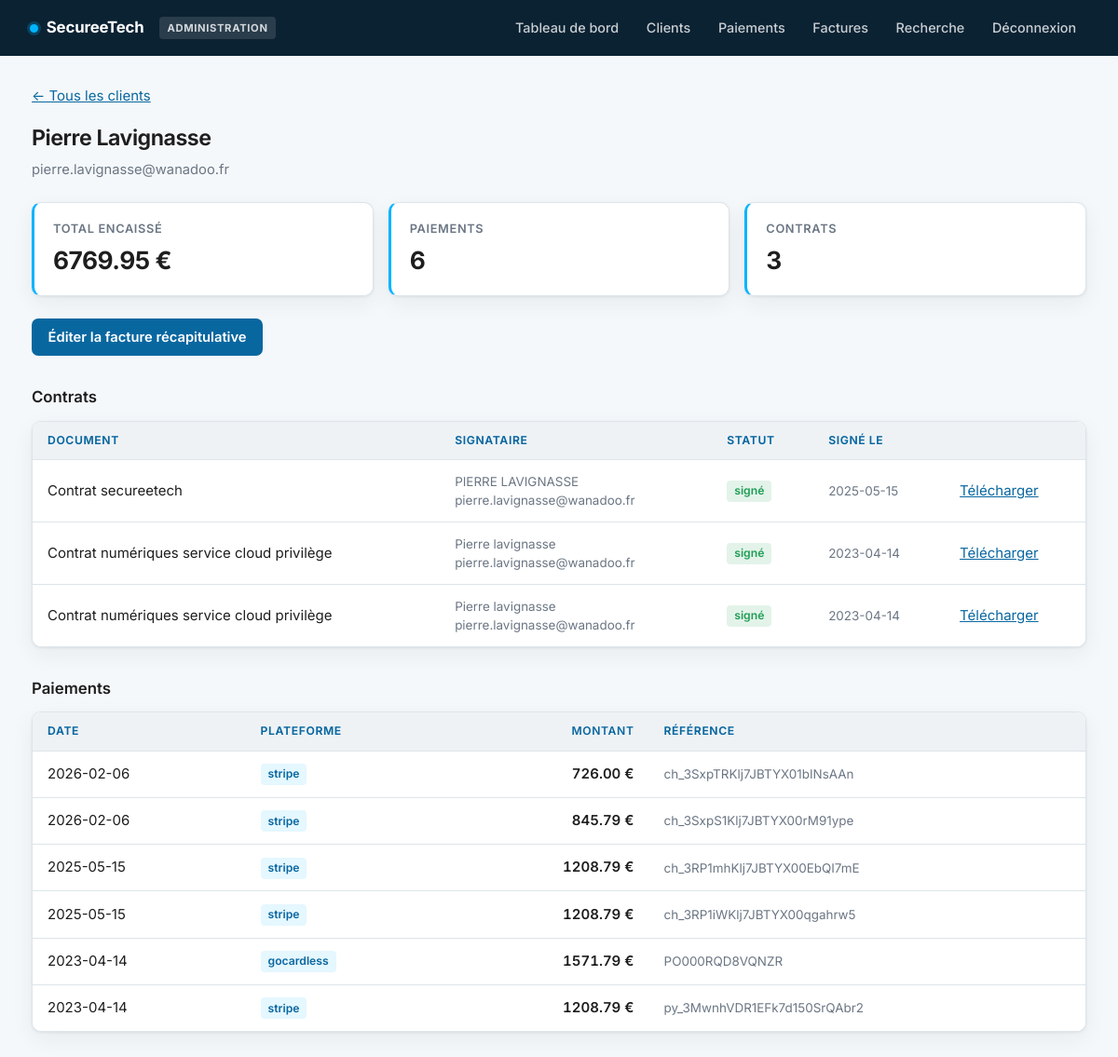
The app's page /client/Pierre Lavignasse (signed in) with its own data.
### tables this page shows
CREATE TABLE paiements (
        id INTEGER PRIMARY KEY AUTOINCREMENT,
        date_paiement TEXT NOT NULL,
        source TEXT NOT NULL,
        montant REAL NOT NULL,
        client_nom TEXT,
        email TEXT,
        statut TEXT DEFAULT 'pending',
        reference_externe TEXT,
        metadonnees TEXT,
        synchronise INTEGER DEFAULT 0,
        created_at TEXT DEFAULT CURRENT_TIMESTAMP
    , entite TEXT DEFAULT '');

CREATE TABLE contrats (
        id INTEGER PRIMARY KEY AUTOINCREMENT,
        signature_request_id TEXT UNIQUE,
        titre TEXT,
        objet TEXT,
        signataire_email TEXT,
        signataire_nom TEXT,
        statut TEXT,
        signe INTEGER,
        date_creation TEXT,
        date_signature TEXT
    );

### app.py (the view)
@app.route('/client/<client_nom>')
@admin_required
def detail_client(client_nom):
    paiements = database.obtenir_paiements_client(client_nom)
    total = sum(p['montant'] for p in paiements)
    sources = set(p['source'] for p in paiements)
    email = next((p['email'] for p in paiements if p.get('email')), '')
    contrats = database.obtenir_contrats_client(client_nom, email)
    return render_template('client_detail.html',
                         client_nom=client_nom,
                         paiements=paiements,
                         total=total,
                         sources=sources,
                         email=email,
                         contrats=contrats,
                         nb_paiements=len(paiements))

### app.py (called while the page is built)
def admin_required(f):
    @wraps(f)
    def decorated_function(*args, **kwargs):
        role = session.get('role')
        if not role:
            return redirect(url_for('connexion'))
        if role != 'admin':
            return redirect(url_for('recherche'))
        return f(*args, **kwargs)
    return decorated_function

@app.context_processor
def injecter_role():
    return {'role': session.get('role'), 'est_admin': session.get('role') == 'admin'}

### database.py (called while the page is built)
def get_connection():
    conn = sqlite3.connect(DATABASE_URL)
    conn.row_factory = sqlite3.Row
    return conn

def obtenir_paiements_client(client_nom):
    conn = get_connection()
    cursor = conn.cursor()
    cursor.execute(
        '''SELECT * FROM paiements
           WHERE LOWER(TRIM(client_nom)) = LOWER(TRIM(?))
           ORDER BY date_paiement DESC''',
        (client_nom,)
    )
    paiements = [dict(row) for row in cursor.fetchall()]
    conn.close()
    return paiements

def obtenir_contrats_client(client_nom, email=''):
    conn = get_connection()
    cursor = conn.cursor()
    cursor.execute('''
        SELECT * FROM contrats
        WHERE (? <> '' AND LOWER(TRIM(signataire_email)) = LOWER(TRIM(?)))
           OR LOWER(TRIM(signataire_nom)) = LOWER(TRIM(?))
        ORDER BY date_signature DESC, date_creation DESC
    ''', (email or '', email or '', client_nom or ''))
    contrats = [dict(r) for r in cursor.fetchall()]
    conn.close()
    return contrats

### templates/client_detail.html (shortened to what this page needs)
{% extends "base.html" %}
{% block content %}
<p style="margin-bottom:1rem;"><a href="{{ url_for('clients') }}">&larr; Tous les clients</a></p>
<h2>{{ client_nom }}</h2>
<p class="sous-titre">{{ email or 'Aucune adresse email connue' }}</p>
<div class="stats">
  <div class="stat"><div class="libelle">Total encaissé</div><div class="valeur">{{ "%.2f"|format(total) }} €</div></div>
  <div class="stat"><div class="libelle">Paiements</div><div class="valeur">{{ nb_paiements }}</div></div>
  <div class="stat"><div class="libelle">Contrats</div><div class="valeur">{{ contrats|length }}</div></div>
</div>
<div style="margin:1.25rem 0;">
  <a class="bouton" href="{{ url_for('facture_client', client_nom=client_nom) }}">Éditer la facture récapitulative</a>
</div>
<h3>Contrats</h3>
<div class="carte">
  {% if contrats %}
  <table>
    <thead><tr><th>Document</th><th>Signataire</th><th>Statut</th><th>Signé le</th><th></th></tr></thead>
    <tbody>
      {% for ct in contrats %}
      <tr>
        <td>{{ ct.titre or ct.objet or 'Contrat' }}</td>
        <td class="discret">{{ ct.signataire_nom }}<br>{{ ct.signataire_email }}</td>
        <td>
          {% if ct.signe %}<span class="tag vert">signé</span>
          {% else %}<span class="tag gris">{{ ct.statut }}</span>{% endif %}
        </td>
        <td class="discret">{{ ct.date_signature or ct.date_creation }}</td>
        <td><a href="{{ url_for('contrat_pdf', request_id=ct.signature_request_id) }}">Télécharger</a></td>
      </tr>
      {% endfor %}
    </tbody>
  </table>
  {% else %}
  <div class="vide">Aucun contrat rattaché à ce client.</div>
  {% endif %}
</div>
<h3>Paiements</h3>
<div class="carte">
  <table>
    <thead><tr><th>Date</th><th>Plateforme</th><th class="num">Montant</th><th>Référence</th></tr></thead>
    <tbody>
      {% for p in paiements %}
      <tr>
        <td>{{ p.date_paiement }}</td>
        <td><span class="tag">{{ p.source }}</span></td>
        <td class="num">{{ "%.2f"|format(p.montant) }} €</td>
        <td class="discret">{{ p.reference_externe or '-' }}</td>
      </tr>
      {% endfor %}
    </tbody>
  </table>
</div>
{% endblock %}

### templates/base.html (style rules this page uses)
:root { --bleu: #00b4ff; --bleu-fonce: #0967a0; --bleu-nuit: #0b2233; --encre: #1e1e1e; --gris: #6b7684; --gris-clair: #eef2f5; --bordure: #dde5ea; --fond: #f5f8fa; --blanc: #fff; --vert: #1f9d55; --rayon: 10px; --ombre: 0 1px 3px rgba(11,34,51,.08), 0 8px 24px rgba(11,34,51,.06); }
* { margin:0; padding:0; box-sizing:border-box; }
body { font-family:'Inter',-apple-system,BlinkMacSystemFont,'Segoe UI',sans-serif; background:var(--fond); color:var(--encre); font-size:15px; line-height:1.5; -webkit-font-smoothing:antialiased; }
h2 { font-size:1.45rem; font-weight:650; letter-spacing:-.02em; margin-bottom:.35rem; }
h3 { font-size:1.05rem; font-weight:600; margin:2rem 0 .75rem; }
.sous-titre { color:var(--gris); font-size:.92rem; margin-bottom:1.5rem; }
.carte { background:var(--blanc); border:1px solid var(--bordure); border-radius:var(--rayon); box-shadow:var(--ombre); overflow:hidden; }
.stats { display:grid; grid-template-columns:repeat(auto-fit,minmax(190px,1fr)); gap:1rem; margin:1.5rem 0; }
.stat { background:var(--blanc); border:1px solid var(--bordure); border-left:3px solid var(--bleu); border-radius:var(--rayon); padding:1.1rem 1.25rem; box-shadow:var(--ombre); }
.stat .libelle { color:var(--gris); font-size:.8rem; text-transform:uppercase; letter-spacing:.05em; font-weight:600; }
.stat .valeur { font-size:1.65rem; font-weight:680; letter-spacing:-.02em; margin-top:.3rem; }
table { width:100%; border-collapse:collapse; background:var(--blanc); }
thead th { background:var(--gris-clair); color:var(--bleu-fonce); font-size:.76rem; font-weight:650; text-transform:uppercase; letter-spacing:.05em; text-align:left; padding:.7rem 1rem; border-bottom:1px solid var(--bordure); white-space:nowrap; }
tbody td { padding:.8rem 1rem; border-bottom:1px solid var(--bordure); vertical-align:middle; }
tbody tr:last-child td { border-bottom:none; }
.num { text-align:right; font-variant-numeric:tabular-nums; font-weight:600; }
.discret { color:var(--gris); font-size:.84rem; }
.tag { display:inline-block; background:rgba(0,180,255,.1); color:var(--bleu-fonce); padding:.15rem .5rem; border-radius:4px; font-size:.76rem; font-weight:600; margin-right:.25rem; }
.tag.vert { background:rgba(31,157,85,.12); color:var(--vert); }
button, .bouton { background:var(--bleu-fonce); color:#fff; border:none; padding:.58rem 1.1rem; border-radius:7px; font-size:.92rem; font-weight:600; font-family:inherit; cursor:pointer; text-decoration:none; display:inline-block; white-space:nowrap; transition:background .15s; }
a { color:var(--bleu-fonce); }

### records on screen
paiements: email "pierre.lavignasse@wanadoo.fr", date_paiement "2026-02-06", source "stripe", montant "726.00", reference_externe "ch_3SxpTRKlj7JBTYX01bINsAAn"
contrats: titre "Contrat secureetech", signataire_nom "PIERRE LAVIGNASSE", signataire_email "pierre.lavignasse@wanadoo.fr", signe "signé", date_signature "2025-05-15"
contrats: titre "Contrat numériques service cloud privilège", signataire_nom "Pierre lavignasse", signataire_email "pierre.lavignasse@wanadoo.fr", signe "signé", date_signature "2023-04-14"
contrats: titre "Contrat numériques service cloud privilège", signataire_nom "Pierre lavignasse", signataire_email "pierre.lavignasse@wanadoo.fr", signe "signé", date_signature "2023-04-14"
paiements: date_paiement "2026-02-06", source "stripe", montant "845.79", reference_externe "ch_3SxpS1Klj7JBTYX00rM91ype"
paiements: date_paiement "2025-05-15", source "stripe", montant "1208.79", reference_externe "ch_3RP1mhKlj7JBTYX00EbQI7mE"
paiements: date_paiement "2025-05-15", source "stripe", montant "1208.79", reference_externe "ch_3RP1iWKlj7JBTYX00qgahrw5"
paiements: date_paiement "2023-04-14", source "gocardless", montant "1571.79", reference_externe "PO000RQD8VQNZR"
paiements: date_paiement "2023-04-14", source "stripe", montant "1208.79", reference_externe "py_3MwnhVDR1EFk7d150SrQAbr2"

### other values on screen
{{ 'Administration' if est_admin else 'Commercial' }} "ADMINISTRATION"
{{ client_nom }} "Pierre Lavignasse"
{{ "%.2f"|format(total) }} "6769.95"
{{ nb_paiements }} "6"
{{ contrats|length }} "3"
